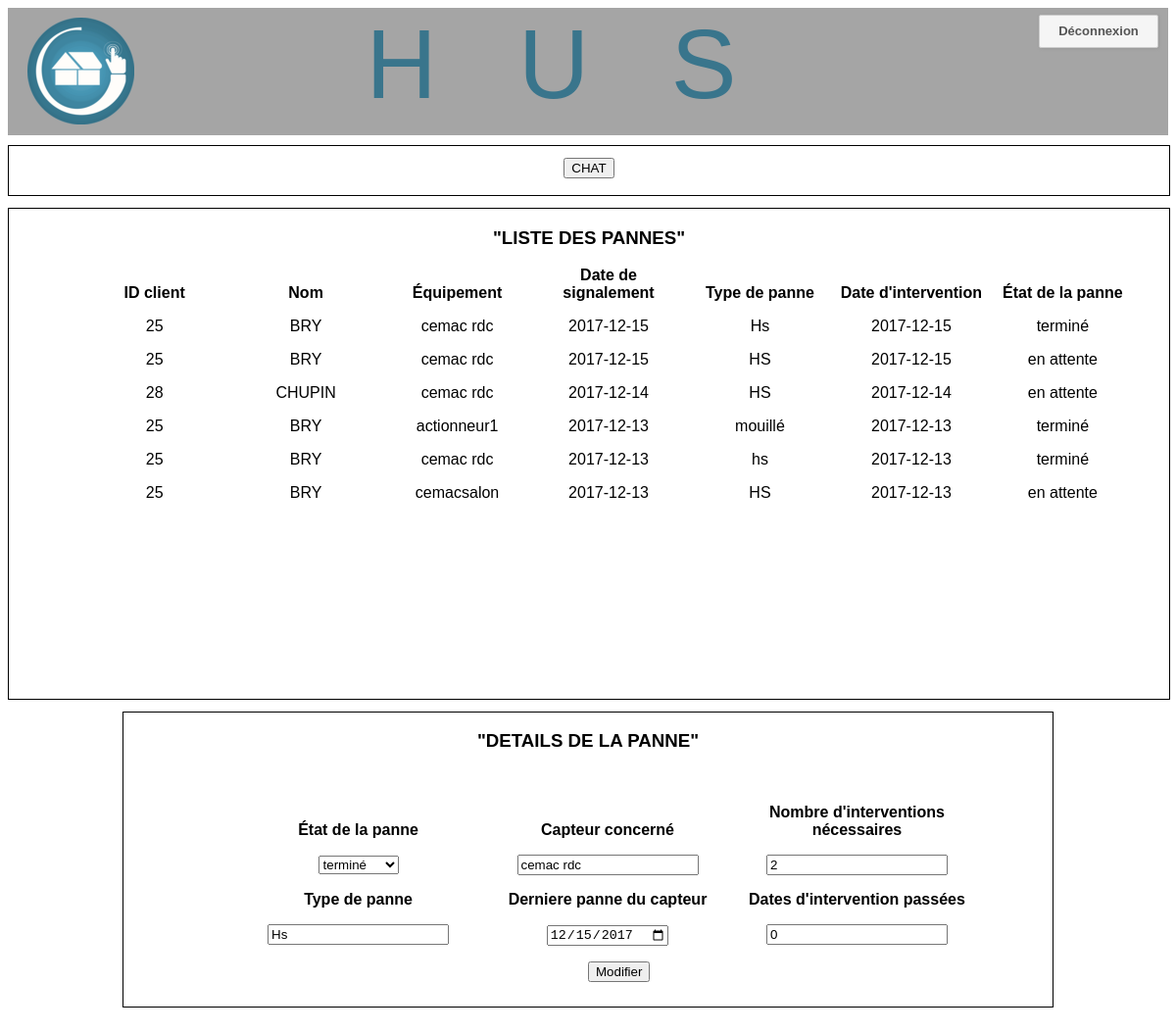
/service_client/form_details_service_client.php?id=18, run on the app's committed database.
### tables this page shows
CREATE TABLE IF NOT EXISTS `pannes` (
  `id` int(255) NOT NULL AUTO_INCREMENT,
  `client_id` int(11) NOT NULL,
  `capteur` varchar(255) NOT NULL,
  `type_panne` text NOT NULL,
  `date` date NOT NULL,
  `etat` varchar(255) NOT NULL,
  `date_intervention` date DEFAULT NULL,
  `nbre_interventions_necessaires` int(255) DEFAULT NULL,
  `dates_passees` int(11) DEFAULT NULL,
  `ID_Equipement` int(11) NOT NULL,
  PRIMARY KEY (`id`)
);

CREATE TABLE IF NOT EXISTS `utilisateurs` (
  `ID` int(11) NOT NULL AUTO_INCREMENT,
  `Nom` varchar(20) NOT NULL,
  `Prenom` varchar(20) NOT NULL,
  `Adresse_mail` varchar(50) NOT NULL,
  `Mot_de_passe` varchar(30) NOT NULL,
  `Numero_fixe` int(11) NOT NULL,
  `Numero_Telephone` int(11) NOT NULL,
  `Etat_connexion` tinyint(1) NOT NULL,
  `Date_inscription` date NOT NULL,
  `ID_compte_parent` int(11) DEFAULT NULL,
  PRIMARY KEY (`ID`)
);

### service_client/panne_service_client.php (called while the page is built)
<?php
require('modele.php');
$reponse = listePannes();
require('vue_panne.php');
?>

### service_client/form_details_service_client.php (called while the page is built)
<?php
include("panne_service_client.php");
$req = getDetails();
require('vue_details_panne.php');
?>

### service_client/modele.php (called while the page is built, shortened)
<?php
function listePannes() {
  $bdd = new PDO('mysql:host=localhost;dbname=husv4;charset=utf8;','root','');
  $reponse = $bdd->query('SELECT pannes.client_id,pannes.id,pannes.date,pannes.capteur,pannes.type_panne,pannes.date_intervention,pannes.etat, utilisateurs.Nom FROM pannes, utilisateurs WHERE pannes.client_id = utilisateurs.ID ORDER BY ID DESC');
  return $reponse;
}
function getDetails() {
  $bdd = new PDO('mysql:host=localhost;dbname=husv4;charset=utf8;','root','');
  $req = $bdd->prepare('SELECT * from pannes WHERE id = ?');
  $req->execute(array(
    $_GET['id']
  ));
  return $req;
}
?>

### service_client/vue_panne.php (the view, shortened to what this page needs)
<!DOCTYPE html>
<html>
  <head>
    <link rel="stylesheet" href="style_panne_client.css">
    <link rel="stylesheet" href="../Mise_en_page/header.css"/>
  </head>
  <body>
    <header>
      <div id="entete">
            <div class="logo">
                <a href="lien"><img src="../Mise_en_page/Logo.png"></a>
            </div>
            <div class="nom">
                <a href="lien">H   U   S</a>
            </div>
            <div class="BoutonDeconnexion">
                <a href="../deconnexion/Controleur/ProcessDeconnexion.php" class="TextDeconnexion">Déconnexion</a>
            </div>
    	</div>
    </header>
    <div class="ariane">
      <button type="button" name="CHAT"  onclick="window.open('chat.php?id=0',
                         'newwindow',
                         'width=550,height=550');
              return false;">CHAT</button>
    </div>
<div class="liste_pannes">
  <h3 style="text-align:center;">"LISTE DES PANNES"</h3>
  <ul id="navlist">
	  <li><strong>ID client</strong></li>
	  <li><strong>Nom</strong></li>
	  <li><strong>Équipement</strong></li>
    <li><strong>Date de signalement</strong></li>
    <li><strong>Type de panne</strong></li>
    <li><strong>Date d'intervention</strong></li>
    <li><strong>État de la panne</strong></li>
  </ul>
  <?php
while ($donnees = $reponse->fetch()) {
  ?>
	<a href="form_details_service_client.php?id=<?php echo $donnees['id']?>#details_panne">
<ul id="navlist">
  <li><?php echo $donnees['client_id'];?></li>
  <li><?php echo $donnees['Nom'];?></li>
  <li><?php echo $donnees['capteur'];?></li>
  <li><?php echo $donnees['date'];?></li>
  <li><?php echo $donnees['type_panne'];?></li>
  <li><?php echo $donnees['date_intervention'];?></li>
  <li><?php echo $donnees['etat'];?></li>
</ul> </a>
  <?php } ?>
</div>
  </body>

### service_client/vue_details_panne.php (shortened to what this page needs)
<?php
while($donnees = $req->fetch()) {
?>
<div id="details_panne">
  <form class="" action="form_edit_pannes.php" method="post">
  <h3 style="text-align:center;">"DETAILS DE LA PANNE"</h3>
<br>
	  <ul id="navlist1">
		  <li><strong>État de la panne</strong></li>
	    <li><strong>Capteur concerné</strong></li>
	    <li><strong>Nombre d'interventions nécessaires</strong></li>
	  </ul>
	  <ul id="navlist1">
      <li><select class="" name="etat">
        <option value="terminé" <?php if($donnees['etat'] == "terminé") echo 'selected'?>>terminé</option>
      </select></li>
      <li> <input type="text" name="capteur" value="<?php echo $donnees['capteur']?>"> </li>
	    <li> <input type="text" name="nbre_interventions_necessaires" value="<?php echo $donnees['nbre_interventions_necessaires']?>"></li>
	  </ul>
		  <ul id="navlist1">
			  <li><strong>Type de panne</strong></li>
		    <li><strong>Derniere panne du capteur</strong></li>
		    <li><strong>Dates d'intervention passées</strong></li>
		  </ul>
      <ul id="navlist1">
        <li> <input type="text" name="type_panne" value="<?php echo $donnees['type_panne']?>"></li>
        <li> <input type="date" name="date" value="<?php echo $donnees['date_intervention']?>"></li>
        <li> <input type="text" name="dates_passees" value="<?php echo $donnees['dates_passees']?>"></li>
      </ul>
      <input type="submit" class="submit" value="Modifier">
    </form>
</div>
<br>
<?php } ?>

### service_client/style_panne_client.css (style rules this page uses)
html { position: relative; min-height: 100%; font-family: Arial; }
.ariane { text-align: center; margin-top:10px; width:100%; height:50px; border: 1px solid black; }
.ariane button { margin-top:1%; }
.liste_pannes { margin: 0 auto; margin-top:1%; width:100%; height:500px; border: 1px solid black; }
#details_panne { margin: 0 auto; margin-top: 1%; width: 80%; height:300px; border: 1px solid black; }
#navlist { text-align:center; }
#navlist li { margin: 0 auto; width: 150px; display: inline-block; list-style-type: none; }
#navlist1 { text-align: center; }
#navlist1 li { margin: 0 auto; width: 250px; display: inline-block; list-style-type: none; }
#navlist strong { color: #000; }
a { text-decoration: none; color: #000; }
.submit { text-align: center; margin-left: 50%; }

### Mise_en_page/header.css (style rules this page uses)
#entete { display: flex; justify-content: space-between; margin: 0px; padding: 0px; font-family: Verdana, Arial; font-size: 15px; background: #EFEFEF; background-color: #A5A5A5; height: 130px; }
.nom { width: 450px; }
.nom a { font-size: 100px; text-align: center; white-space: pre; text-decoration: none; color: #39758C; }
.logo { margin: 10px 0 0 20px; }
.BoutonDeconnexion { width:120px; height: 20px; padding:6px 0 6px 0; margin: 7px 10px 0 0; background:#f5f5f5; border-radius:2px; border:1px solid #ccc; box-shadow:1px 1px 3px #999; cursor:pointer; text-align: center; }
.TextDeconnexion { font:bold 13px Arial; color:#555; text-transform:capitalize; text-decoration : none; }
a { text-decoration: none; color: #000; }

### data on the page
pannes: client "25", utilisateurs.Nom "BRY", capteur "cemac rdc", date "2017-12-15", type_panne "Hs", date_intervention "2017-12-15", etat "terminé", nbre_interventions_necessaires "2", date "12/15/2017", dates_passees "0"
pannes: client "25", utilisateurs.Nom "BRY", capteur "cemac rdc", date "2017-12-15", type_panne "HS", date_intervention "2017-12-15", etat "en attente"
pannes: client "28", utilisateurs.Nom "CHUPIN", capteur "cemac rdc", date "2017-12-14", type_panne "HS", date_intervention "2017-12-14", etat "en attente"
pannes: client "25", utilisateurs.Nom "BRY", capteur "actionneur1", date "2017-12-13", type_panne "mouillé", date_intervention "2017-12-13", etat "terminé"
pannes: client "25", utilisateurs.Nom "BRY", capteur "cemac rdc", date "2017-12-13", type_panne "hs", date_intervention "2017-12-13", etat "terminé"
pannes: client "25", utilisateurs.Nom "BRY", capteur "cemacsalon", date "2017-12-13", type_panne "HS", date_intervention "2017-12-13", etat "en attente"
